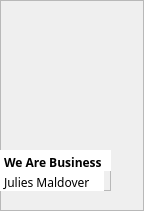
            <widget class="QFrame" name="frame_67">
             <property name="geometry">
              <rect>
               <x>159</x>
               <y>225</y>
               <width>144</width>
               <height>211</height>
              </rect>
             </property>
             <property name="frameShape">
              <enum>QFrame::StyledPanel</enum>
             </property>
             <property name="frameShadow">
              <enum>QFrame::Raised</enum>
             </property>
             <widget class="QLabel" name="label_39">
              <property name="geometry">
               <rect>
                <x>0</x>
                <y>0</y>
                <width>111</width>
                <height>141</height>
               </rect>
              </property>
              <property name="text">
               <string/>
              </property>
              <property name="pixmap">
               <pixmap resource="Resources.qrc">:/images/book-covers/book13.png</pixmap>
              </property>
              <property name="scaledContents">
               <bool>true</bool>
              </property>
             </widget>
             <widget class="QFrame" name="frame_68">
              <property name="geometry">
               <rect>
                <x>0</x>
                <y>150</y>
                <width>111</width>
                <height>41</height>
               </rect>
              </property>
              <property name="frameShape">
               <enum>QFrame::StyledPanel</enum>
              </property>
              <property name="frameShadow">
               <enum>QFrame::Raised</enum>
              </property>
              <widget class="QPlainTextEdit" name="plainTextEdit_73">
               <property name="geometry">
                <rect>
                 <x>0</x>
                 <y>0</y>
                 <width>111</width>
                 <height>21</height>
                </rect>
               </property>
               <property name="styleSheet">
                <string notr="true">font-weight: bold;
font-family: Baloo 2;
background: white;</string>
               </property>
               <property name="frameShape">
                <enum>QFrame::NoFrame</enum>
               </property>
               <property name="verticalScrollBarPolicy">
                <enum>Qt::ScrollBarAlwaysOff</enum>
               </property>
               <property name="tabChangesFocus">
                <bool>false</bool>
               </property>
               <property name="lineWrapMode">
                <enum>QPlainTextEdit::WidgetWidth</enum>
               </property>
               <property name="plainText">
                <string>We Are Business</string>
               </property>
               <property name="textInteractionFlags">
                <set>Qt::TextSelectableByKeyboard|Qt::TextSelectableByMouse</set>
               </property>
              </widget>
              <widget class="QPlainTextEdit" name="plainTextEdit_74">
               <property name="geometry">
                <rect>
                 <x>0</x>
                 <y>20</y>
                 <width>104</width>
                 <height>21</height>
                </rect>
               </property>
               <property name="styleSheet">
                <string notr="true">font-family: Baloo 2;
background: white;</string>
               </property>
               <property name="frameShape">
                <enum>QFrame::NoFrame</enum>
               </property>
               <property name="verticalScrollBarPolicy">
                <enum>Qt::ScrollBarAlwaysOff</enum>
               </property>
               <property name="plainText">
                <string>Julies Maldover</string>
               </property>
              </widget>
             </widget>
            </widget>
